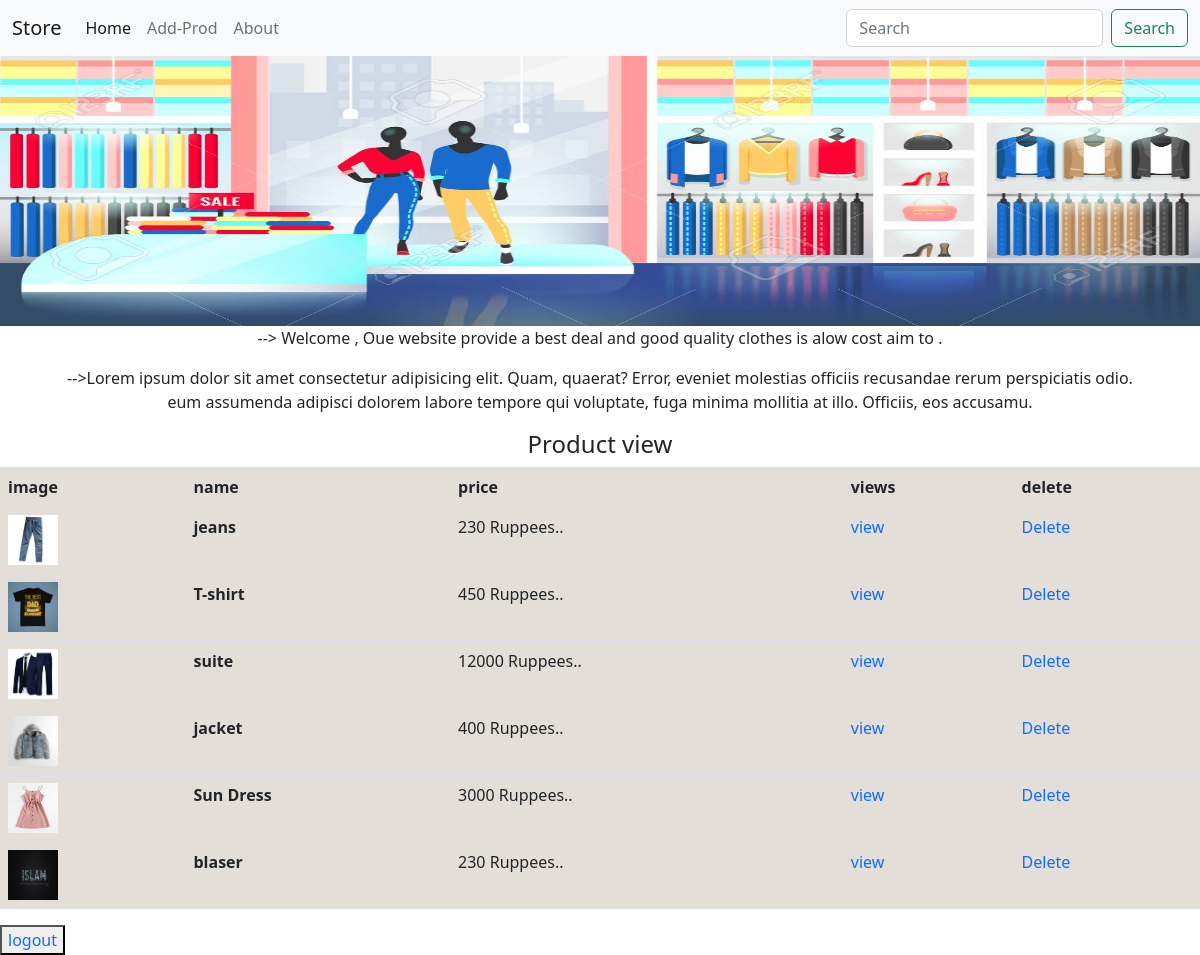
Page /Proall/ (signed in) on the committed database.
### app1/models.py (models this page shows, shortened)
class Pro(models.Model):
    name = models.CharField(max_length=10)
    des = models.TextField()
    img = models.ImageField(upload_to='pro')
    price = models.IntegerField()
    review = models.TextField()

### app1/views.py (the view)
# urls.py: path('Proall/',Proall,name= 'Proall'),
def Proall(request):
    if 'xyz' in request.session.keys():
           l =Pro.objects.all()
           return render(request,'Proall.html',{'l':l})
    else:
        return redirect('Loginviews')

### app1/template/Proall.html (shortened to what this page needs)
<!DOCTYPE html>
<html lang="en">
<head>
  {% load static %}
  <link rel="stylesheet"href="{% static 'css/s-2.css' %}">
  <link href="https://cdn.jsdelivr.net/npm/bootstrap@5.2.0-beta1/dist/css/bootstrap.min.css" rel="stylesheet">
</head>
<body >
<nav class="navbar navbar-expand-lg bg-light">
  <div class="container-fluid">
    <a class="navbar-brand" href="{% url 'searchview' %}">Store</a>
    <div class="collapse navbar-collapse" id="navbarSupportedContent">
      <ul class="navbar-nav me-auto mb-2 mb-lg-0">
        <li class="nav-item">
          <a class="nav-link active" aria-current="page" href="{% url 'Proall' %}">Home</a>
        </li>
        <li class="nav-item">
          <a class="nav-link" href="{% url 'addprod' %}">Add-Prod</a>
        </li>
        <li class="nav-item">
          <a class="nav-link" href="{% url 'abouts' %}">About</a>
        </li>
      </ul>
      <form class="d-flex" role="search" method="get">
        <input class="form-control me-2" name="search" type="search" placeholder="Search" aria-label="Search">
        <button  class="btn btn-outline-success"  type="submit">Search</button>
      </form>
    </div>
  </div>
</nav>
       <img src="{% static 'img/2.jpg'  %}" height="270px" class="d-block w-100" alt="why1">
<p align="center"> --> Welcome , Oue website provide a best deal and good
  quality clothes is alow cost aim to .</p>
<p align="center"> -->Lorem ipsum dolor sit amet consectetur adipisicing elit.
Quam, quaerat? Error, eveniet molestias officiis recusandae
rerum perspiciatis odio. <br> eum assumenda adipisci dolorem
labore tempore qui voluptate, fuga minima mollitia at illo.
  Officiis, eos accusamu.</p>
<h4 align="center"> Product view</h4>
<table class="table">
  <thead>
    <tr>
      <th scope="col">image</th>
      <th scope="col">name</th>
      <th scope="col">price</th>
      <th scope="col">views</th>
      <th scope="col">delete</th>
    </tr>
  </thead>
  <tbody>
    <tr>
  <tr>
         {% for i in l %}
        <td><img src="{{i.img.url}}" style= "height :50px; width :50px " > </td>
      <th scope="row">{{i.name}}</th>
      <td>{{i.price}} Ruppees..</td>
     <div class="view">
      <td><a  name="vi"  href="{% url 'Productview' i.id %}">view</a></td>
       </div>
        <td><a type="Delete" href="{% url 'Prodel' i.id %}">Delete</a> </td>
    </tr>
     {% endfor %}
  </tbody>
</table>
<button name="btn"><a href="{% url 'logout' %}">logout</a></button>
</body>
</html>

### app1/template/Proall.html (style rules this page uses)
table { background-color: rgb(227, 222, 216); }
a { text-decoration: none; }

### rows in the picture
Pro: img (picture), name "jeans", price "230"
Pro: img (picture), name "T-shirt", price "450"
Pro: img (picture), name "suite", price "12000"
Pro: img (picture), name "jacket", price "400"
Pro: img (picture), name "Sun Dress", price "3000"
Pro: img (picture), name "blaser", price "230"
